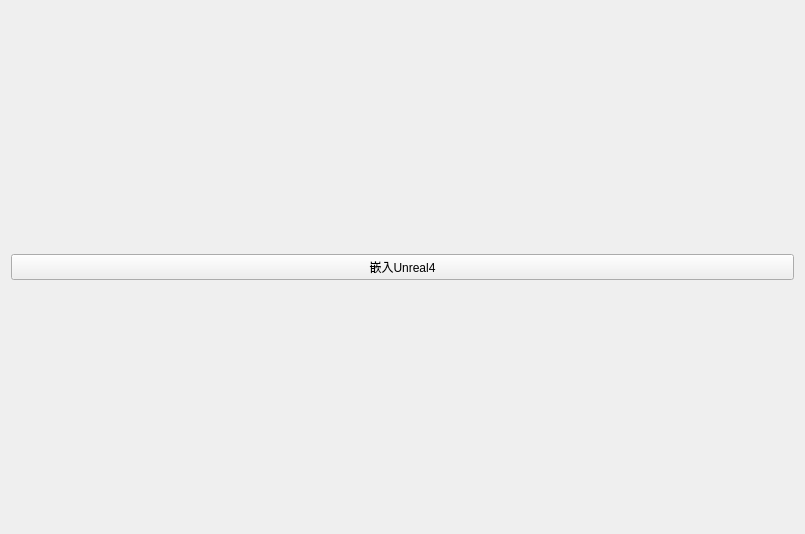
<?xml version="1.0" encoding="UTF-8"?>
<ui version="4.0">
 <class>Widget</class>
 <widget class="QWidget" name="Widget">
  <property name="geometry">
   <rect>
    <x>0</x>
    <y>0</y>
    <width>805</width>
    <height>534</height>
   </rect>
  </property>
  <property name="windowTitle">
   <string>Widget</string>
  </property>
  <layout class="QVBoxLayout" name="verticalLayout">
   <item>
    <widget class="QPushButton" name="pushButton">
     <property name="text">
      <string>嵌入Unreal4</string>
     </property>
    </widget>
   </item>
  </layout>
 </widget>
 <layoutdefault spacing="6" margin="11"/>
 <resources/>
 <connections/>
</ui>
